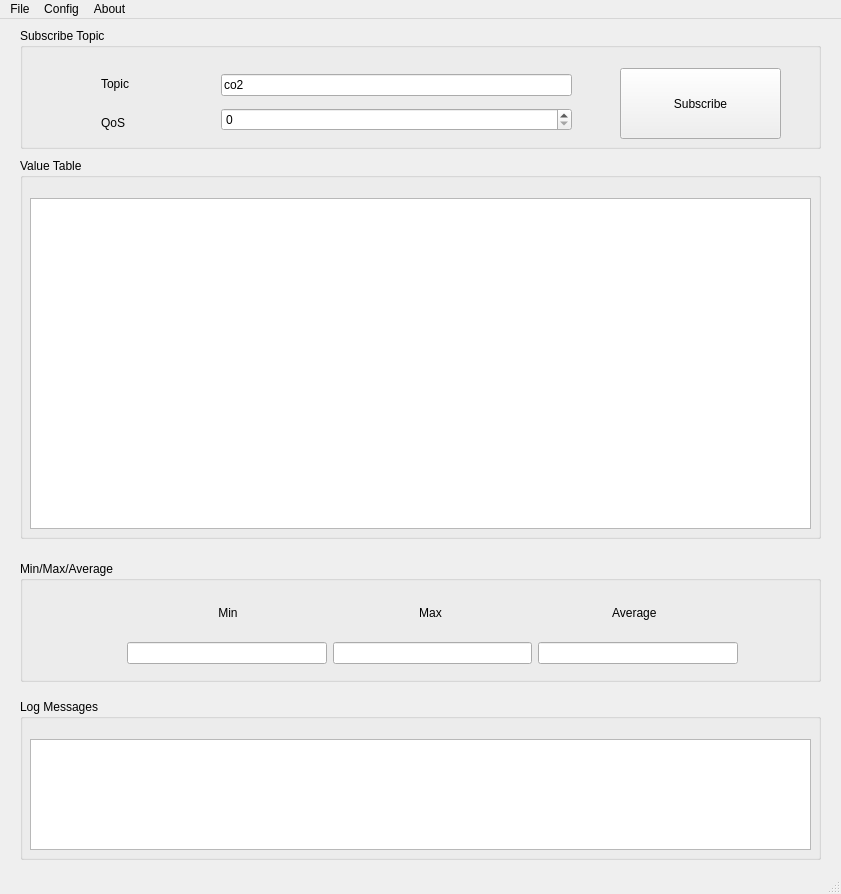
<?xml version="1.0" encoding="UTF-8"?>
<ui version="4.0">
 <class>MainWindow</class>
 <widget class="QMainWindow" name="MainWindow">
  <property name="geometry">
   <rect>
    <x>0</x>
    <y>0</y>
    <width>841</width>
    <height>894</height>
   </rect>
  </property>
  <property name="sizePolicy">
   <sizepolicy hsizetype="Fixed" vsizetype="Fixed">
    <horstretch>0</horstretch>
    <verstretch>0</verstretch>
   </sizepolicy>
  </property>
  <property name="windowTitle">
   <string>Collect data from MQTT Subscribe Topic</string>
  </property>
  <widget class="QWidget" name="centralwidget">
   <widget class="QGroupBox" name="gbLog">
    <property name="geometry">
     <rect>
      <x>20</x>
      <y>680</y>
      <width>801</width>
      <height>161</height>
     </rect>
    </property>
    <property name="title">
     <string>Log Messages</string>
    </property>
    <widget class="QPlainTextEdit" name="pteLog">
     <property name="geometry">
      <rect>
       <x>10</x>
       <y>40</y>
       <width>781</width>
       <height>111</height>
      </rect>
     </property>
    </widget>
   </widget>
   <widget class="QGroupBox" name="gbValueTable">
    <property name="geometry">
     <rect>
      <x>20</x>
      <y>139</y>
      <width>801</width>
      <height>381</height>
     </rect>
    </property>
    <property name="title">
     <string>Value Table</string>
    </property>
    <widget class="QTableWidget" name="valueTable">
     <property name="geometry">
      <rect>
       <x>10</x>
       <y>40</y>
       <width>781</width>
       <height>331</height>
      </rect>
     </property>
    </widget>
   </widget>
   <widget class="QGroupBox" name="gbSubscribeTopic">
    <property name="geometry">
     <rect>
      <x>20</x>
      <y>9</y>
      <width>801</width>
      <height>121</height>
     </rect>
    </property>
    <property name="title">
     <string>Subscribe Topic</string>
    </property>
    <widget class="QPushButton" name="btnSubscribe">
     <property name="geometry">
      <rect>
       <x>600</x>
       <y>40</y>
       <width>161</width>
       <height>71</height>
      </rect>
     </property>
     <property name="text">
      <string>Subscribe</string>
     </property>
    </widget>
    <widget class="QWidget" name="layoutWidget">
     <property name="geometry">
      <rect>
       <x>201</x>
       <y>40</y>
       <width>351</width>
       <height>71</height>
      </rect>
     </property>
     <layout class="QVBoxLayout" name="vlQLETopicQoS">
      <item>
       <widget class="QLineEdit" name="qleTopic">
        <property name="text">
         <string>co2</string>
        </property>
       </widget>
      </item>
      <item>
       <widget class="QSpinBox" name="sbQoS"/>
      </item>
     </layout>
    </widget>
    <widget class="QWidget" name="layoutWidget">
     <property name="geometry">
      <rect>
       <x>81</x>
       <y>40</y>
       <width>91</width>
       <height>71</height>
      </rect>
     </property>
     <layout class="QVBoxLayout" name="vlLBTopicQoS">
      <item>
       <widget class="QLabel" name="lbTopic">
        <property name="text">
         <string>&lt;html&gt;&lt;head/&gt;&lt;body&gt;&lt;p&gt;Topic&lt;/p&gt;&lt;/body&gt;&lt;/html&gt;</string>
        </property>
       </widget>
      </item>
      <item>
       <widget class="QLabel" name="lbQoS">
        <property name="text">
         <string>&lt;html&gt;&lt;head/&gt;&lt;body&gt;&lt;p&gt;QoS&lt;/p&gt;&lt;/body&gt;&lt;/html&gt;</string>
        </property>
       </widget>
      </item>
     </layout>
    </widget>
   </widget>
   <widget class="QGroupBox" name="gbMinMaxAverage">
    <property name="geometry">
     <rect>
      <x>20</x>
      <y>542</y>
      <width>801</width>
      <height>121</height>
     </rect>
    </property>
    <property name="title">
     <string>Min/Max/Average</string>
    </property>
    <widget class="QWidget" name="layoutWidget">
     <property name="geometry">
      <rect>
       <x>107</x>
       <y>77</y>
       <width>611</width>
       <height>31</height>
      </rect>
     </property>
     <layout class="QHBoxLayout" name="hlLEMinMaxAverage">
      <item>
       <widget class="QLineEdit" name="leMin">
        <property name="alignment">
         <set>Qt::AlignCenter</set>
        </property>
       </widget>
      </item>
      <item>
       <widget class="QLineEdit" name="leMax">
        <property name="alignment">
         <set>Qt::AlignCenter</set>
        </property>
       </widget>
      </item>
      <item>
       <widget class="QLineEdit" name="leAverage">
        <property name="alignment">
         <set>Qt::AlignCenter</set>
        </property>
       </widget>
      </item>
     </layout>
    </widget>
    <widget class="QWidget" name="layoutWidget">
     <property name="geometry">
      <rect>
       <x>110</x>
       <y>40</y>
       <width>601</width>
       <height>23</height>
      </rect>
     </property>
     <layout class="QHBoxLayout" name="hlLBMinMaxAverage">
      <item>
       <widget class="QLabel" name="lbMin">
        <property name="text">
         <string>Min</string>
        </property>
        <property name="alignment">
         <set>Qt::AlignCenter</set>
        </property>
       </widget>
      </item>
      <item>
       <widget class="QLabel" name="lbMax">
        <property name="text">
         <string>Max</string>
        </property>
        <property name="alignment">
         <set>Qt::AlignCenter</set>
        </property>
       </widget>
      </item>
      <item>
       <widget class="QLabel" name="lbAverage">
        <property name="text">
         <string> Average</string>
        </property>
        <property name="alignment">
         <set>Qt::AlignCenter</set>
        </property>
       </widget>
      </item>
     </layout>
    </widget>
   </widget>
  </widget>
  <widget class="QMenuBar" name="menubar">
   <property name="geometry">
    <rect>
     <x>0</x>
     <y>0</y>
     <width>841</width>
     <height>26</height>
    </rect>
   </property>
   <widget class="QMenu" name="menuConnection">
    <property name="title">
     <string>Config</string>
    </property>
    <addaction name="actionConnection"/>
   </widget>
   <widget class="QMenu" name="menuAbout">
    <property name="title">
     <string>About</string>
    </property>
    <addaction name="actionCreated_by_ATN"/>
   </widget>
   <widget class="QMenu" name="menuFile">
    <property name="title">
     <string>File</string>
    </property>
    <addaction name="actionExport_Excel_Data"/>
    <addaction name="actionExport_PDF_Data"/>
    <addaction name="separator"/>
    <addaction name="actionClose"/>
   </widget>
   <addaction name="menuFile"/>
   <addaction name="menuConnection"/>
   <addaction name="menuAbout"/>
  </widget>
  <widget class="QStatusBar" name="statusbar"/>
  <action name="actionConnection">
   <property name="text">
    <string>Connection</string>
   </property>
  </action>
  <action name="actionExport_Excel_Data">
   <property name="text">
    <string>Export Excel Data</string>
   </property>
  </action>
  <action name="actionExport_PDF_Data">
   <property name="text">
    <string>Export PDF Data</string>
   </property>
  </action>
  <action name="actionClose">
   <property name="text">
    <string>Close</string>
   </property>
  </action>
  <action name="actionCreated_by_ATN">
   <property name="text">
    <string>Created by ATN</string>
   </property>
  </action>
 </widget>
 <resources/>
 <connections/>
</ui>
